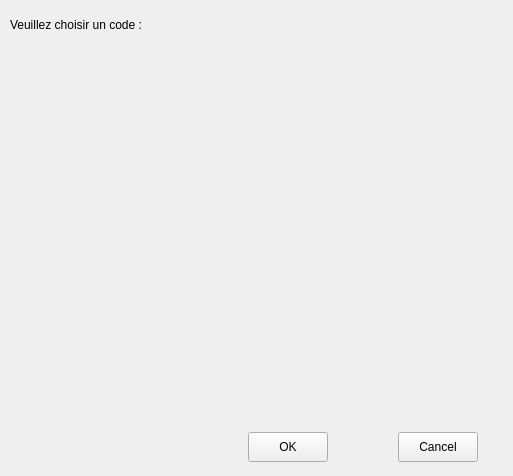
<?xml version="1.0" encoding="UTF-8"?>
<ui version="4.0">
 <class>ChoixCode</class>
 <widget class="QWidget" name="ChoixCode">
  <property name="geometry">
   <rect>
    <x>0</x>
    <y>0</y>
    <width>513</width>
    <height>476</height>
   </rect>
  </property>
  <property name="windowTitle">
   <string>Choix du code</string>
  </property>
  <widget class="QWidget" name="layoutWidget">
   <property name="geometry">
    <rect>
     <x>0</x>
     <y>430</y>
     <width>478</width>
     <height>34</height>
    </rect>
   </property>
   <layout class="QGridLayout" name="gridLayout">
    <item row="0" column="0">
     <spacer name="horizontalSpacer_3">
      <property name="orientation">
       <enum>Qt::Horizontal</enum>
      </property>
      <property name="sizeHint" stdset="0">
       <size>
        <width>248</width>
        <height>20</height>
       </size>
      </property>
     </spacer>
    </item>
    <item row="0" column="1">
     <layout class="QHBoxLayout" name="horizontalLayout_2">
      <item>
       <widget class="QPushButton" name="pB_OK">
        <property name="minimumSize">
         <size>
          <width>80</width>
          <height>30</height>
         </size>
        </property>
        <property name="text">
         <string>OK</string>
        </property>
       </widget>
      </item>
      <item>
       <spacer name="horizontalSpacer_2">
        <property name="orientation">
         <enum>Qt::Horizontal</enum>
        </property>
        <property name="sizeHint" stdset="0">
         <size>
          <width>40</width>
          <height>20</height>
         </size>
        </property>
       </spacer>
      </item>
      <item>
       <widget class="QPushButton" name="pB_cancel">
        <property name="minimumSize">
         <size>
          <width>80</width>
          <height>30</height>
         </size>
        </property>
        <property name="text">
         <string>Cancel</string>
        </property>
       </widget>
      </item>
     </layout>
    </item>
   </layout>
  </widget>
  <widget class="QLabel" name="label_choix">
   <property name="geometry">
    <rect>
     <x>10</x>
     <y>10</y>
     <width>301</width>
     <height>30</height>
    </rect>
   </property>
   <property name="minimumSize">
    <size>
     <width>0</width>
     <height>30</height>
    </size>
   </property>
   <property name="text">
    <string>Veuillez choisir un code :</string>
   </property>
  </widget>
 </widget>
 <resources/>
 <connections/>
</ui>
